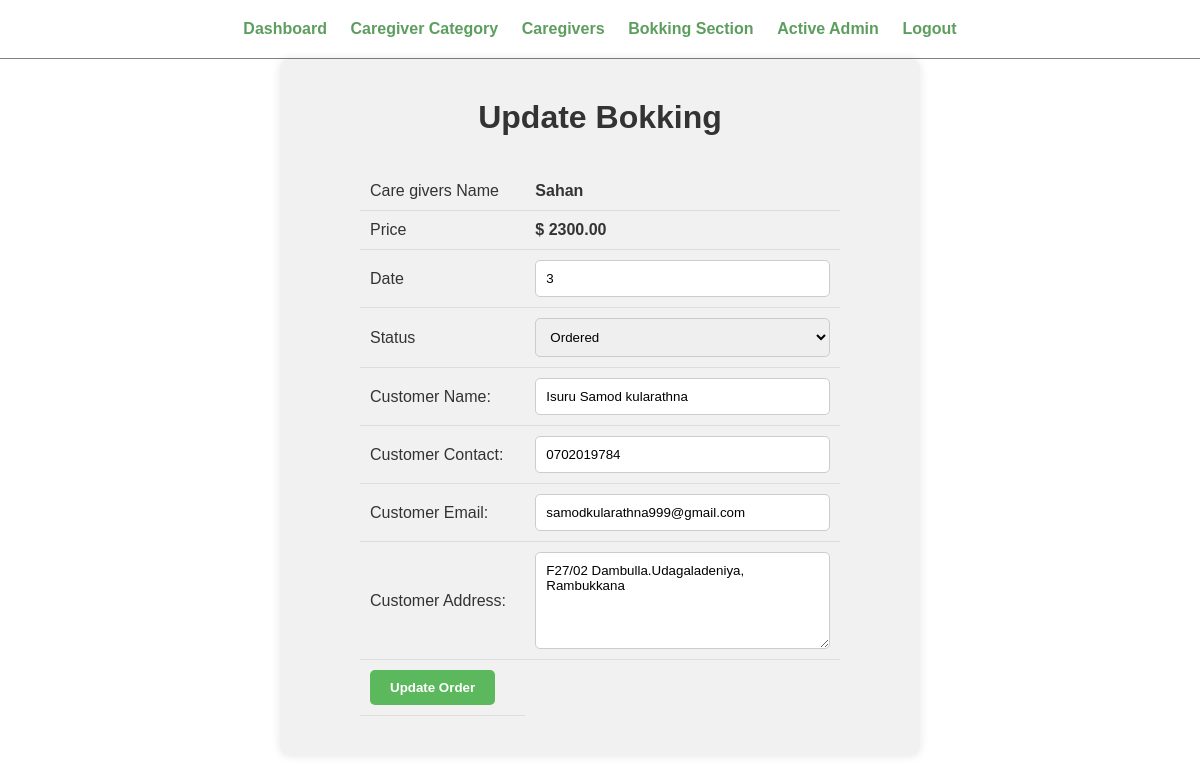
Screenshot of /admin/update-order.php?id=26 (signed in) with the database file from the repository.
### tables this page shows
CREATE TABLE `tbl_order` (
  `id` int(10) UNSIGNED NOT NULL,
  `food` varchar(150) NOT NULL,
  `price` decimal(10,2) NOT NULL,
  `qty` int(11) NOT NULL,
  `total` decimal(10,2) NOT NULL,
  `order_date` datetime NOT NULL,
  `status` varchar(50) NOT NULL,
  `customer_name` varchar(150) NOT NULL,
  `customer_contact` varchar(20) NOT NULL,
  `customer_email` varchar(150) NOT NULL,
  `customer_address` varchar(255) NOT NULL
);

### admin/update-order.php (the view, shortened to what this page needs)
<?php include('partials/menu.php'); ?>
<div class="main-content">
    <div class="wrapper">
        <h1>Update Bokking</h1>
        <br><br>
        <?php
            if(isset($_GET['id']))
            {
                $id=$_GET['id'];
                $sql = "SELECT * FROM tbl_order WHERE id=$id";
                $res = mysqli_query($conn, $sql);
                $count = mysqli_num_rows($res);
                if($count==1)
                {
                    $row=mysqli_fetch_assoc($res);
                    $food = $row['food'];
                    $price = $row['price'];
                    $qty = $row['qty'];
                    $status = $row['status'];
                    $customer_name = $row['customer_name'];
                    $customer_contact = $row['customer_contact'];
                    $customer_email = $row['customer_email'];
                    $customer_address= $row['customer_address'];
                }
                else
                {
                    header('location:'.SITEURL.'admin/manage-order.php');
                }
            }
            else
            {
                header('location:'.SITEURL.'admin/manage-order.php');
            }
        ?>
        <form action="" method="POST">
            <table class="tbl-30">
                <tr>
                    <td>Care givers Name</td>
                    <td><b> <?php echo $food; ?> </b></td>
                </tr>
                <tr>
                    <td>Price</td>
                    <td>
                        <b> $ <?php echo $price; ?></b>
                    </td>
                </tr>
                <tr>
                    <td>Date</td>
                    <td>
                        <input type="number" name="qty" value="<?php echo $qty; ?>">
                    </td>
                </tr>
                <tr>
                    <td>Status</td>
                    <td>
                       <select name="status">
                            <option <?php if($status=="Ordered"){echo "selected";} ?> value="Ordered">Ordered</option>
                        </select>
                    </td>
                </tr>
                <tr>
                    <td>Customer Name: </td>
                    <td>
                        <input type="text" name="customer_name" value="<?php echo $customer_name; ?>">
                    </td>
                </tr>
                <tr>
                    <td>Customer Contact: </td>
                    <td>
                        <input type="text" name="customer_contact" value="<?php echo $customer_contact; ?>">
                    </td>
                </tr>
                <tr>
                    <td>Customer Email: </td>
                    <td>
                        <input type="text" name="customer_email" value="<?php echo $customer_email; ?>">
                    </td>
                </tr>
                <tr>
                    <td>Customer Address: </td>
                    <td>
                        <textarea name="customer_address" cols="30" rows="5"><?php echo $customer_address; ?></textarea>
                    </td>
                </tr>
                <tr>
                    <td clospan="2">
                        <input type="submit" name="submit" value="Update Order" class="btn-secondary">
                    </td>
                </tr>
            </table>
        </form>
    </div>
</div>

### css/admin.css (style rules this page uses)
* { margin: 0; padding: 0; font-family: Arial, Helvetica, sans-serif; }
.wrapper { padding: 1%; width: 80%; margin: 0 auto; }
.tbl-30 { width: 30%; }
table { border-collapse: collapse; width: 100%; }
th, td { padding: 8px; text-align: left; border-bottom: 1px solid #ddd; }
table tr td { padding: 1%; }
.btn-secondary { background-color: #7bed9f; padding: 1%; color: black; text-decoration: none; font-weight: bold; }
.main-content { background-color: #f1f2f6; padding: 3% 0; }

### admin/update-order.php (style rules this page uses)
.main-content { padding: 20px; background: #f1f1f1; border-radius: 10px; box-shadow: 0 0 10px rgba(0, 0, 0, 0.1); max-width: 600px; margin: auto; }
.wrapper { padding: 20px; }
h1 { text-align: center; color: #333; }
.tbl-30 { width: 100%; margin: auto; }
.tbl-30 tr td { padding: 10px; color: #333; }
.tbl-30 tr td input[type="text"], .tbl-30 tr td input[type="number"], .tbl-30 tr td textarea, .tbl-30 tr td select { width: 100%; padding: 10px; border-radius: 5px; border: 1px solid #ccc; }
.btn-secondary { background-color: #5cb85c; color: white; padding: 10px 20px; border: none; border-radius: 5px; cursor: pointer; transition: background-color 0.3s; }

### rows the page displays
tbl_order: food "Sahan", price "2300.00", qty "3", status "Ordered", customer_name "Isuru Samod kularathna", customer_contact "0702019784", customer_email "samodkularathna999@gmail.com", customer_address "F27/02 Dambulla.Udagaladeniya, Rambukkana"
